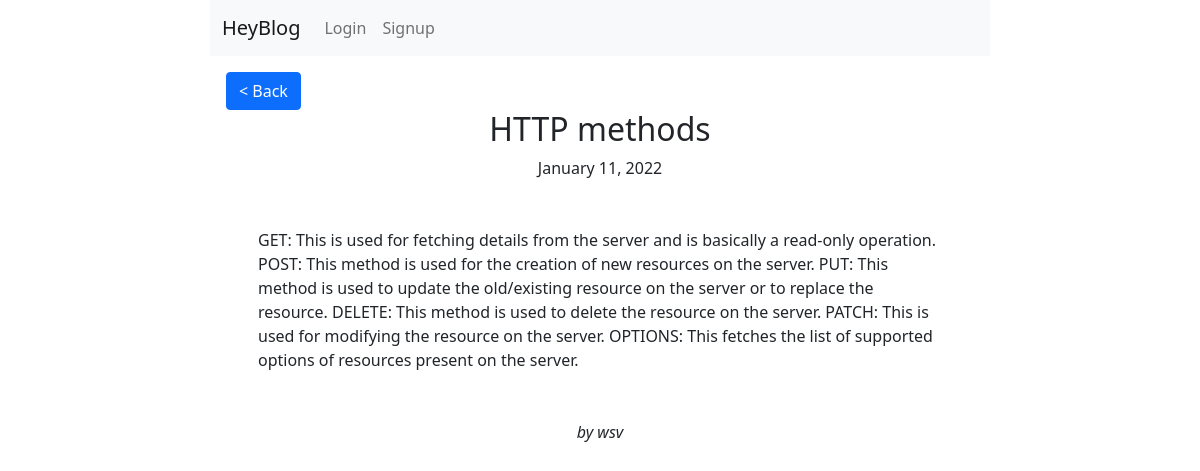
/blog/16/, run on the app's committed database.
### blog/models.py (models this page shows, shortened)
class Blog(models.Model):
    title = models.CharField(max_length=255)
    body = models.TextField()
    date = models.DateTimeField(auto_now_add=True)
    author = models.ForeignKey(
    get_user_model(),
    on_delete=models.CASCADE,
    )

### blog/views.py (the view)
# urls.py: path('blog/<int:pk>/', BlogDetailView.as_view(), name='blog_detail'),
class BlogDetailView(DetailView):
    model = Blog
    template_name = 'blog/blog_detail.html'
    login_url = 'login'

### blog/templates/blog/blog_detail.html (shortened to what this page needs)
{% extends 'blog/base.html' %}
{% block content %}
<div class="detail_text" style="margin: 1em;">
  <a href="{% url 'home' %}" style="text-decoration: none;" class="btn btn-primary"> < Back </a>
        <div style="text-align: center;">
            <h2>{{ blog.title }}</h2>
            <p>{{ blog.date|date:"F d, Y" }}</p>
        </div>
        <p style="padding: 2em;"">{{ blog.body }}</p>
        <p style="text-align: center;"><em>by  {{ blog.author }}</em></p>
</div>
{% endblock content %}

### blog/templates/blog/base.html (style rules this page uses)
body { width: 65%; margin: 0 auto; }

### data on the page
Blog: title "HTTP methods", date "January 11, 2022", body "GET: This is used for fetching details from the server and is basically a read-only operation. POST: This method is used for the creation of new resources on the server. PUT: This method is used to update the old/existing resource on the server or to replace the resource. DELETE: This method is used to delete the resource on the server. PATCH: This is used for modifying the resource on the server. OPTIONS: This fetches the list of supported options of resources present on the server.", author "wsv"
